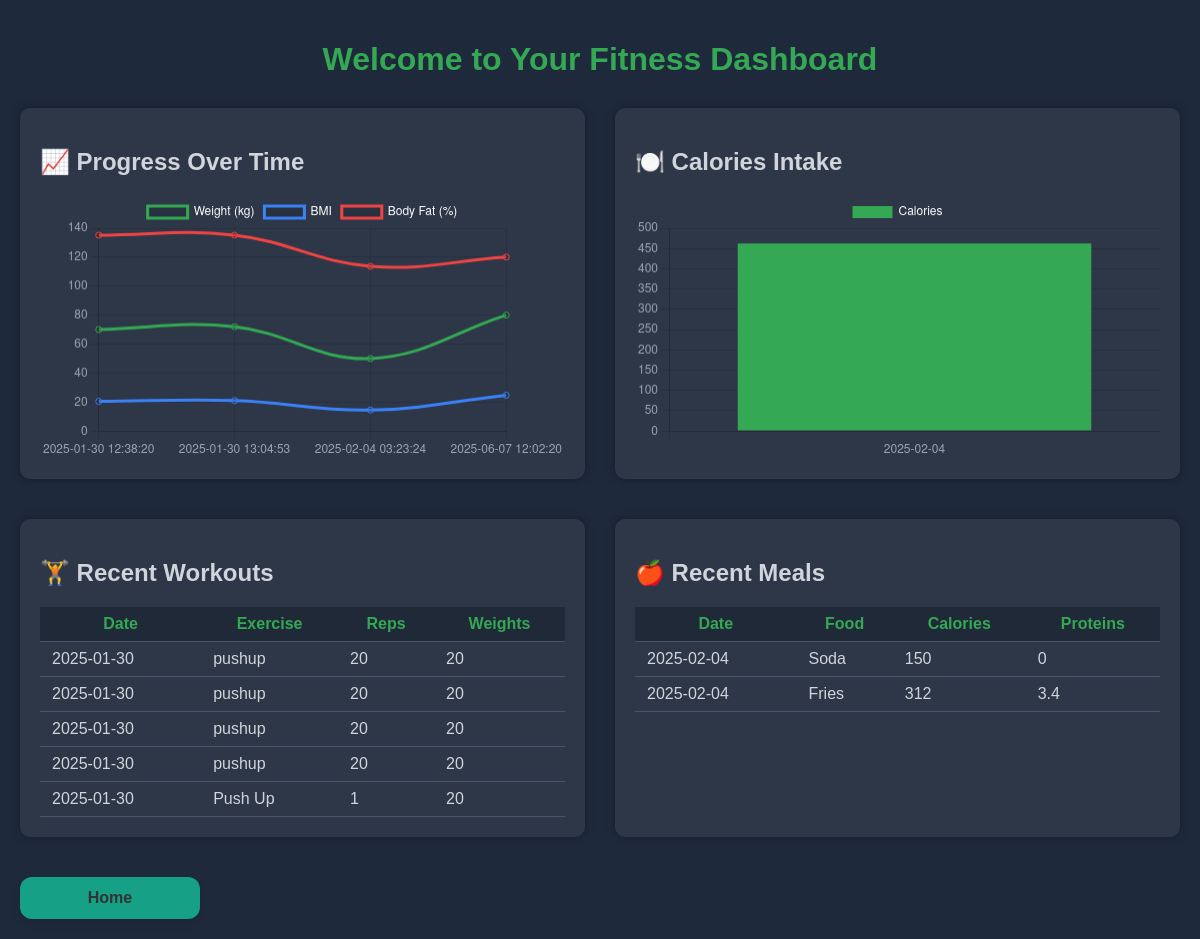
The app's page /dashboard.php (signed in) with its own data.
### tables this page shows
CREATE TABLE `workoutlogs` (
  `log_id` int(11) NOT NULL,
  `user_id` int(11) DEFAULT NULL,
  `exercise_name` varchar(255) DEFAULT NULL,
  `weights_lifted` float DEFAULT NULL,
  `repetitions` int(11) DEFAULT NULL,
  `log_date` date DEFAULT NULL
);

CREATE TABLE `foodcomposition` (
  `food_id` int(11) NOT NULL,
  `food_name` varchar(255) DEFAULT NULL,
  `calories` int(11) DEFAULT NULL,
  `proteins` float DEFAULT NULL,
  `carbs` float DEFAULT NULL,
  `fats` float DEFAULT NULL,
  `serving_size` varchar(255) DEFAULT NULL,
  `date_logged` date DEFAULT NULL,
  `user_id` int(11) DEFAULT NULL
);

### dashboard.php (the view, shortened to what this page needs)
<?php
include 'db_connect.php';
$user_id = $_SESSION['user_id'];
$progressQuery = $conn->query("SELECT created_at, body_weight, bmi, body_fat_percentage, lifted_weights FROM progresstracking WHERE user_id = $user_id ORDER BY created_at ASC");
$progressData = [];
while ($row = $progressQuery->fetch_assoc()) {
    $progressData[] = $row;
}
$foodQuery = $conn->query("SELECT date_logged, SUM(calories) AS total_cal FROM foodcomposition WHERE user_id = $user_id GROUP BY date_logged ORDER BY date_logged ASC");
$foodData = [];
while ($row = $foodQuery->fetch_assoc()) {
    $foodData[] = $row;
}
$workoutQuery = $conn->query("SELECT * FROM workoutlogs WHERE user_id = $user_id ORDER BY log_date DESC LIMIT 5");
$mealQuery = $conn->query("SELECT * FROM foodcomposition WHERE user_id = $user_id ORDER BY date_logged DESC LIMIT 5");
?>
<!DOCTYPE html>
<html lang="en">
<head>
</head>
<body>
<h1>Welcome to Your Fitness Dashboard</h1>
<div class="dashboard">
  <div class="chart-container">
    <h2>📈 Progress Over Time</h2>
    <canvas id="progressChart"></canvas>
  </div>
  <div class="chart-container">
    <h2>🍽️ Calories Intake</h2>
    <canvas id="calorieChart"></canvas>
  </div>
</div>
<div class="dashboard">
  <div class="table-container">
    <h2>🏋️ Recent Workouts</h2>
    <table>
      <tr>
        <th>Date</th>
        <th>Exercise</th>
        <th>Reps</th>
        <th>Weights</th>
      </tr>
      <?php while ($row = $workoutQuery->fetch_assoc()): ?>
      <tr>
        <td><?= $row['log_date'] ?></td>
        <td><?= $row['exercise_name'] ?></td>
        <td><?= $row['repetitions'] ?></td>
        <td><?= $row['weights_lifted'] ?></td>
      </tr>
      <?php endwhile; ?>
    </table>
  </div>
  <div class="table-container">
    <h2>🍎 Recent Meals</h2>
    <table>
      <tr>
        <th>Date</th>
        <th>Food</th>
        <th>Calories</th>
        <th>Proteins</th>
      </tr>
      <?php while ($row = $mealQuery->fetch_assoc()): ?>
      <tr>
        <td><?= $row['date_logged'] ?></td>
        <td><?= $row['food_name'] ?></td>
        <td><?= $row['calories'] ?></td>
        <td><?= $row['proteins'] ?></td>
      </tr>
      <?php endwhile; ?>
    </table>
  </div>
</div>
<script>
const progressCtx = document.getElementById('progressChart').getContext('2d');
const calorieCtx = document.getElementById('calorieChart').getContext('2d');
// Progress Data
const progressLabels = <?= json_encode(array_column($progressData, 'created_at')) ?>;
const bodyWeight = <?= json_encode(array_column($progressData, 'body_weight')) ?>;
const bmi = <?= json_encode(array_column($progressData, 'bmi')) ?>;
const fat = <?= json_encode(array_column($progressData, 'body_fat_percentage')) ?>;
new Chart(progressCtx, {
  type: 'line',
  data: {
    labels: progressLabels,
    datasets: [
      {
        label: 'Weight (kg)',
        data: bodyWeight,
        borderColor: '#34a853',
        tension: 0.4
      },
      {
        label: 'BMI',
        data: bmi,
        borderColor: '#3b82f6',
        tension: 0.4
      },
      {
        label: 'Body Fat (%)',
        data: fat,
        borderColor: '#ef4444',
        tension: 0.4
      }
    ]
  },
  options: {
    responsive: true,
    plugins: { legend: { labels: { color: '#fff' } } },
    scales: {
      x: { ticks: { color: '#9ca3af' } },
      y: { ticks: { color: '#9ca3af' } }
    }
  }
});
// Calorie Chart
const calLabels = <?= json_encode(array_column($foodData, 'date_logged')) ?>;
const calories = <?= json_encode(array_column($foodData, 'total_cal')) ?>;
new Chart(calorieCtx, {
  type: 'bar',
  data: {
    labels: calLabels,
    datasets: [{
      label: 'Calories',
      data: calories,
      backgroundColor: '#34a853'
    }]
  },
  options: {
    responsive: true,
    plugins: { legend: { labels: { color: '#fff' } } },
    scales: {
      x: { ticks: { color: '#9ca3af' } },
      y: { ticks: { color: '#9ca3af' } }
    }
  }
});
</script>
<a href="HOME.html" class="btn-action"
     style="
       background-color: #16a085;
       color: #333;
       box-shadow: 0 4px 8px rgba(0,0,0,0.1);
       padding: 12px 30px;
       border-radius: 12px;
       font-weight: bold;
       text-decoration: none;
       display: inline-block;
       width: 120px;
       text-align: center;
       transition: background-color 0.3s ease;
     ">
    Home
  </a>
</body>
</html>

### dashboard.php (style rules this page uses)
body { background-color: #1e293b; color: #d1d5db; font-family: Arial, sans-serif; margin: 0; padding: 20px; }
h1 { text-align: center; color: #34a853; margin-bottom: 30px; }
.dashboard { display: grid; grid-template-columns: 1fr 1fr; gap: 30px; margin-bottom: 40px; }
.chart-container, .table-container { background: #2d3748; padding: 20px; border-radius: 10px; box-shadow: 0 0 10px rgba(0,0,0,0.3); }
table { width: 100%; border-collapse: collapse; }
th, td { padding: 8px 12px; border-bottom: 1px solid #4a5568; }
th { background-color: #1f2937; color: #34a853; }

### records on screen
workoutlogs: log_date "2025-01-30", exercise_name "pushup", repetitions "20", weights_lifted "20"
workoutlogs: log_date "2025-01-30", exercise_name "pushup", repetitions "20", weights_lifted "20"
workoutlogs: log_date "2025-01-30", exercise_name "pushup", repetitions "20", weights_lifted "20"
workoutlogs: log_date "2025-01-30", exercise_name "pushup", repetitions "20", weights_lifted "20"
workoutlogs: log_date "2025-01-30", exercise_name "Push Up", repetitions "1", weights_lifted "20"
foodcomposition: date_logged "2025-02-04", food_name "Soda", calories "150", proteins "0"
foodcomposition: date_logged "2025-02-04", food_name "Fries", calories "312", proteins "3.4"

### other values on screen
chart data {{ json_encode(array_column($progressData, 'body_weight')) }} ["70","72","50","80"]
chart data {{ json_encode(array_column($progressData, 'bmi')) }} ["20.45","21.04","14.45","24.69"]
